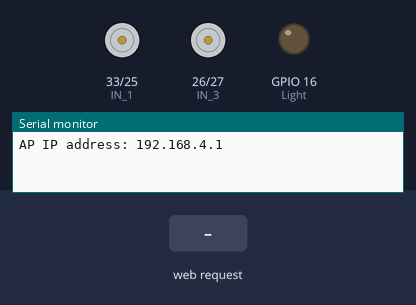
Recording of a sketch running on a simulated ESP32. On the bench: motor-driver pin pairs drawn as motors (green arrow = first pin HIGH = forward, orange = second pin HIGH = backward, longer = more drive, scaled by the enable pin), output pins drawn as LEDs (lit = HIGH), the last lines printed to the serial monitor. The inputs (shaded band) are chosen by the test bench.

Above: at 1.2 s.
1.3 s: HTTP request GET /?State=F received
At 2.2 s:
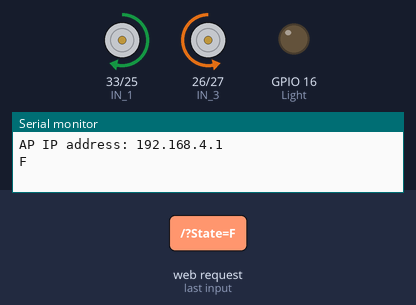
2.8 s: HTTP request GET /?State=B received
At 3.4 s:
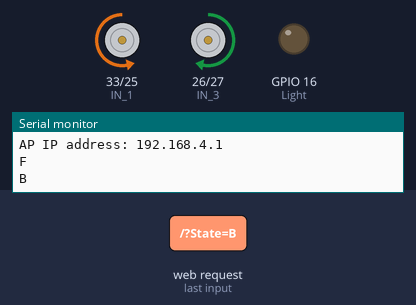
4.3 s: HTTP request GET /?State=L received
At 5.5 s:
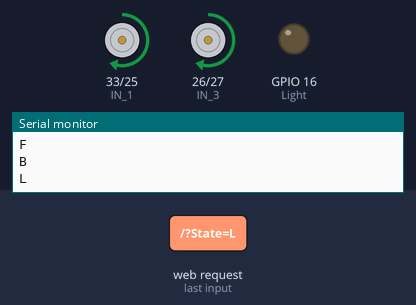
5.8 s: HTTP request GET /?State=R received
At 6.8 s:
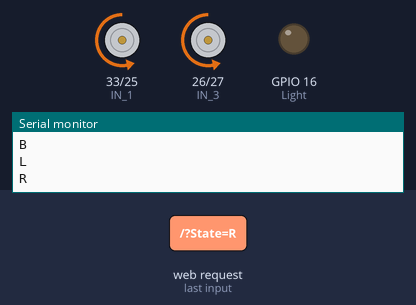
Timing chart, 0 to 8.3 s (numbered marks = the images above; inputs shaded):
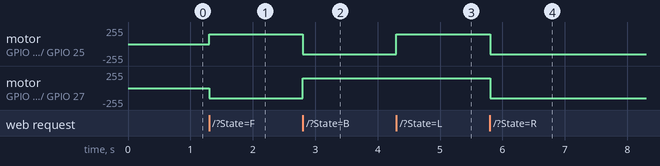

The sketch:

Code.ino
```cpp
 // Include required libraries
 #include <WiFi.h>
 #include <WebServer.h>
 // SSID and Password for your ESP Access Point
 const char* ssid = "Robot Wifi";
 const char* password = "87654321";
 // Define motor control pins
 #define ENA 32
 #define IN_1 33
 #define IN_2 25
 #define IN_3 26
 #define IN_4 27
 // Enable/speed motors Right
 // L298N IN1 motor Right
 // L298N IN2 motor Right
 // L298N IN3 motor Left
 // L298N IN4 motor Left
 #define ENB 14 // Enable/speed motors Left
 #define Light 16 // Light control
 String command;
 // String to store app command state
 int speedCar = 150; // Default speed (0 to 255)
 int speed_low = 60; // Reduced speed for turning
 WebServer server(80); // Create a web server on port 80

void rotateForSeconds(int seconds, int direction);
 void setup() {
 Serial.begin(115200);
 // Set pin modes
 pinMode(ENA, OUTPUT);
 pinMode(IN_1, OUTPUT);
 pinMode(IN_2, OUTPUT);
 pinMode(IN_3, OUTPUT);
 pinMode(IN_4, OUTPUT);
 pinMode(ENB, OUTPUT);
 pinMode(Light, OUTPUT);
 // Set up Wi-Fi Access Point
 WiFi.softAP(ssid, password);
 // Display the IP address
 IPAddress myIP = WiFi.softAPIP();
 Serial.print("AP IP address: ");
 Serial.println(myIP);
 // Start the web server and set up routes
 server.on("/", HTTP_handleRoot);
 server.onNotFound(HTTP_handleRoot);
 server.begin();
 }
 void loop() {
 server.handleClient(); // Handle client requests
 // Process the command
 command = server.arg("State");
 if (command == "F") goForward();

else if (command == "B") goBack();
 else if (command == "L") goLeft();
 else if (command == "R") goRight();
 else if (command == "X") goLeftCus();
 else if (command == "Y") goRightCus();
 else if (command == "0") speedCar = 100;
 else if (command == "1") speedCar = 120;
 else if (command == "2") speedCar = 140;
 else if (command == "3") speedCar = 160;
 else if (command == "4") speedCar = 180;
 else if (command == "5") speedCar = 200;
 else if (command == "6") speedCar = 215;
 else if (command == "7") speedCar = 230;
 else if (command == "8") speedCar = 240;
 else if (command == "9") speedCar = 255;
 else if (command == "S") stopRobot();
 }
 void HTTP_handleRoot() {
 if (server.hasArg("State")) {
 Serial.println(server.arg("State"));
 }
 server.send(200, "text/html", "");
 delay(1);
 }
 // Motor control functions
 void goForward() {
 digitalWrite(IN_1, HIGH);
 digitalWrite(IN_2, LOW);
 analogWrite(ENA, speedCar);
 digitalWrite(IN_3, LOW);
 digitalWrite(IN_4, HIGH);

analogWrite(ENB, speedCar);
 }
 void goBack() {
 digitalWrite(IN_1, LOW);
 digitalWrite(IN_2, HIGH);
 analogWrite(ENA, speedCar);
 digitalWrite(IN_3, HIGH);
 digitalWrite(IN_4, LOW);
 analogWrite(ENB, speedCar);
 }
 void goRight() {
 digitalWrite(IN_1, LOW);
 digitalWrite(IN_2, HIGH);
 analogWrite(ENA, speedCar);
 digitalWrite(IN_3, LOW);
 digitalWrite(IN_4, HIGH);
 analogWrite(ENB, speedCar);
 }
 void goLeft() {
 digitalWrite(IN_1, HIGH);
 digitalWrite(IN_2, LOW);
 analogWrite(ENA, speedCar);
 digitalWrite(IN_3, HIGH);
 digitalWrite(IN_4, LOW);
 analogWrite(ENB, speedCar);
 }
 void goLeftCus() {

digitalWrite(IN_1, HIGH);
 digitalWrite(IN_2, LOW);
 analogWrite(ENA, 120);
 digitalWrite(IN_3, HIGH);
 digitalWrite(IN_4, LOW);
 analogWrite(ENB, 120);
 }
 void goRightCus() {
 digitalWrite(IN_1, LOW);
 digitalWrite(IN_2, HIGH);
 analogWrite(ENA, 120);
 digitalWrite(IN_3, LOW);
 digitalWrite(IN_4, HIGH);
 analogWrite(ENB, 120);
 }
 void stopRobot() {
 digitalWrite(IN_1, LOW);
 digitalWrite(IN_2, LOW);
 analogWrite(ENA, speedCar);
 digitalWrite(IN_3, LOW);
 digitalWrite(IN_4, LOW);
 analogWrite(ENB, speedCar);
 }
```

Measured:
- after the input at 1.3 s, motor on GPIO 33 (IN_1) / GPIO 25 (IN_2): stopped → forward 150/255 at once; motor on GPIO 26 (IN_3) / GPIO 27 (IN_4): stopped → backward 150/255 at once
- after the input at 2.8 s, motor on GPIO 33 (IN_1) / GPIO 25 (IN_2): forward 150/255 → backward 150/255 at once; motor on GPIO 26 (IN_3) / GPIO 27 (IN_4): backward 150/255 → forward 150/255 at once
- after the input at 4.3 s, motor on GPIO 33 (IN_1) / GPIO 25 (IN_2): backward 150/255 → forward 150/255 at once
- after the input at 5.8 s, motor on GPIO 33 (IN_1) / GPIO 25 (IN_2), motor on GPIO 26 (IN_3) / GPIO 27 (IN_4): forward 150/255 → backward 150/255 at once
